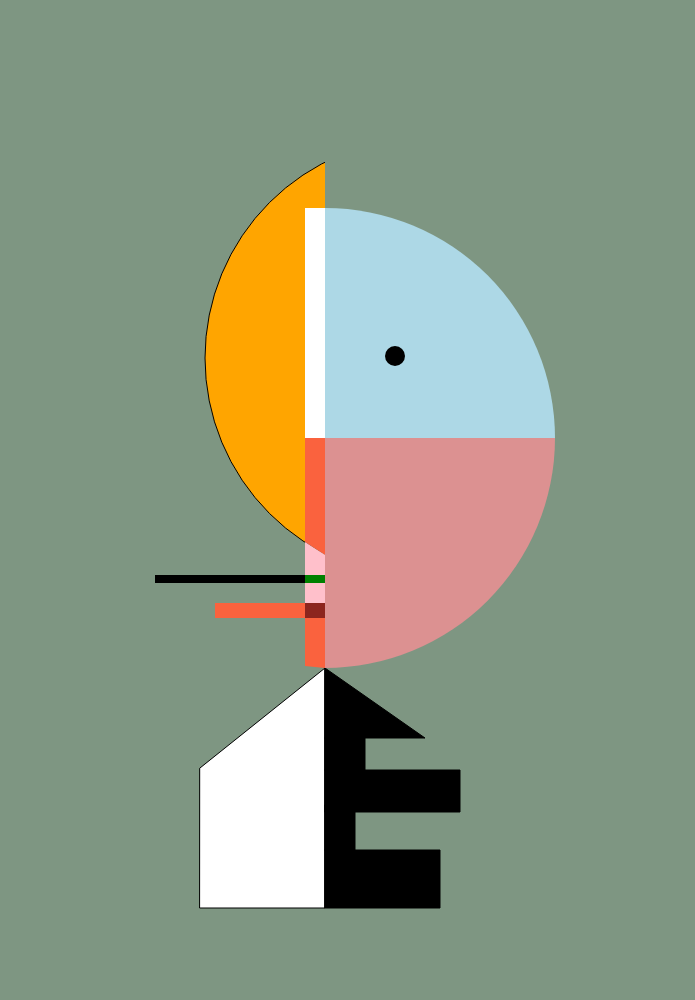
Frame 1 (no input)
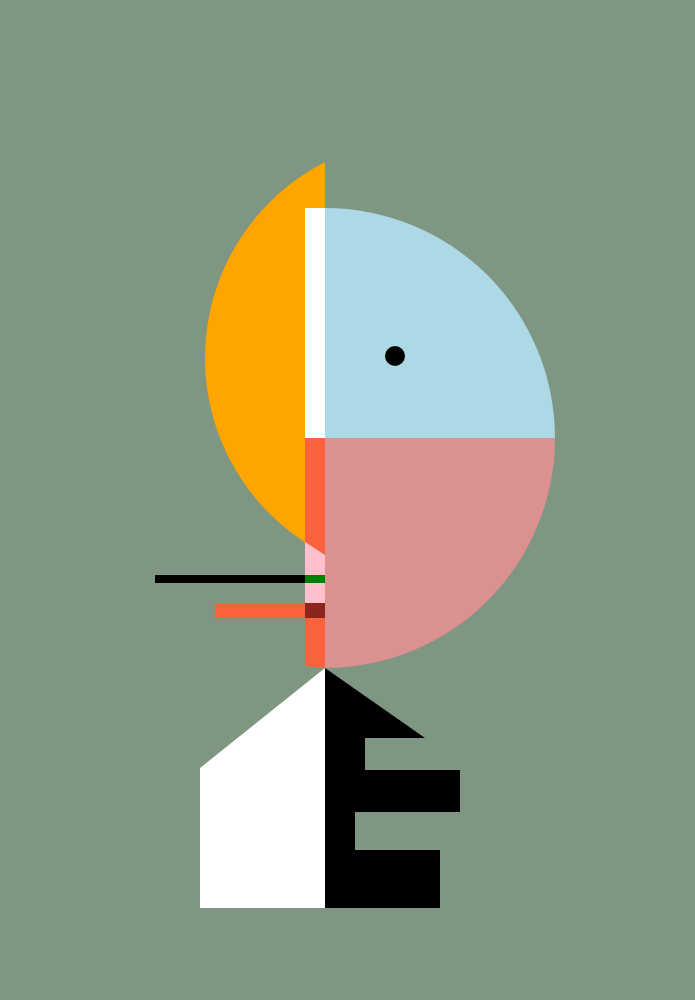
Frame 60 (no input)
Frame 120 (the mouse pressed at the canvas centre since frame 60): identical to frame 60, image omitted

The p5.js sketch that drew these frames (run headless with seeded random() and noise() and a simulated clock; from frame 60 on, the mouse is pressed at the canvas centre):

// p5.js sketch
// ── sketch.js
function setup() {
  createCanvas(695, 1000);
}

function draw() {
  let _BACKGROUND = color(126, 150, 130);
  let _PINK = color(220, 145, 145);
  let _RED = color(250, 98, 62);
  let _DARKRED = color(140, 37, 30);

  background(_BACKGROUND);
  
  // Drawing part 1
  fill("white");
  quad(200, 768, 
    325, 668, 
    325, 908, 
    200, 908);

  // Drawing part 2
  fill("black");
  triangle(325, 668, 425, 738, 325, 738);
  rect(325, 738, 40, 32);
  rect(325, 770, 135, 42);
  rect(325, 805, 30, 45);
  rect(325, 850, 115, 58);

  // Drawing part 5
  fill("orange");
  arc(425, 358, 440, 440, HALF_PI, PI + HALF_PI);
  // Adding a blue rectangle to cover the exceeding of the circle
  fill(_BACKGROUND);
  noStroke();
  rect(325, 100, 500, 500);

  // Drawing part 3
  fill(_PINK);
  arc(325, 438, 460, 460, 0, HALF_PI);

  // Drawing part 4
  fill("lightblue");
  arc(325, 438, 460, 460, PI + HALF_PI, 0);
  fill("black");
  circle(395, 356, 20);

  // Drawing part 6
  fill("white");
  rect(305, 208, 20, 230);

  // Drawing part 7
  fill(_RED);
  quad(305, 438, 
    325, 438, 
    325, 555, 
    305, 542);

  fill("pink");
  quad(305, 542, 
    325, 555, 
    325, 575, 
    305, 575);

  fill("green");
  rect(305, 575, 20, 8);
  fill("black");
  rect(155, 575, 150, 8);

  fill("pink");
  rect(305, 583, 20, 20);
  fill(_DARKRED);
  rect(305, 603, 20, 15);
  fill(_RED);
  rect(215, 603, 90, 15)
  quad(305, 618, 
    325, 618, 
    325, 668, 
    305, 666);

}
